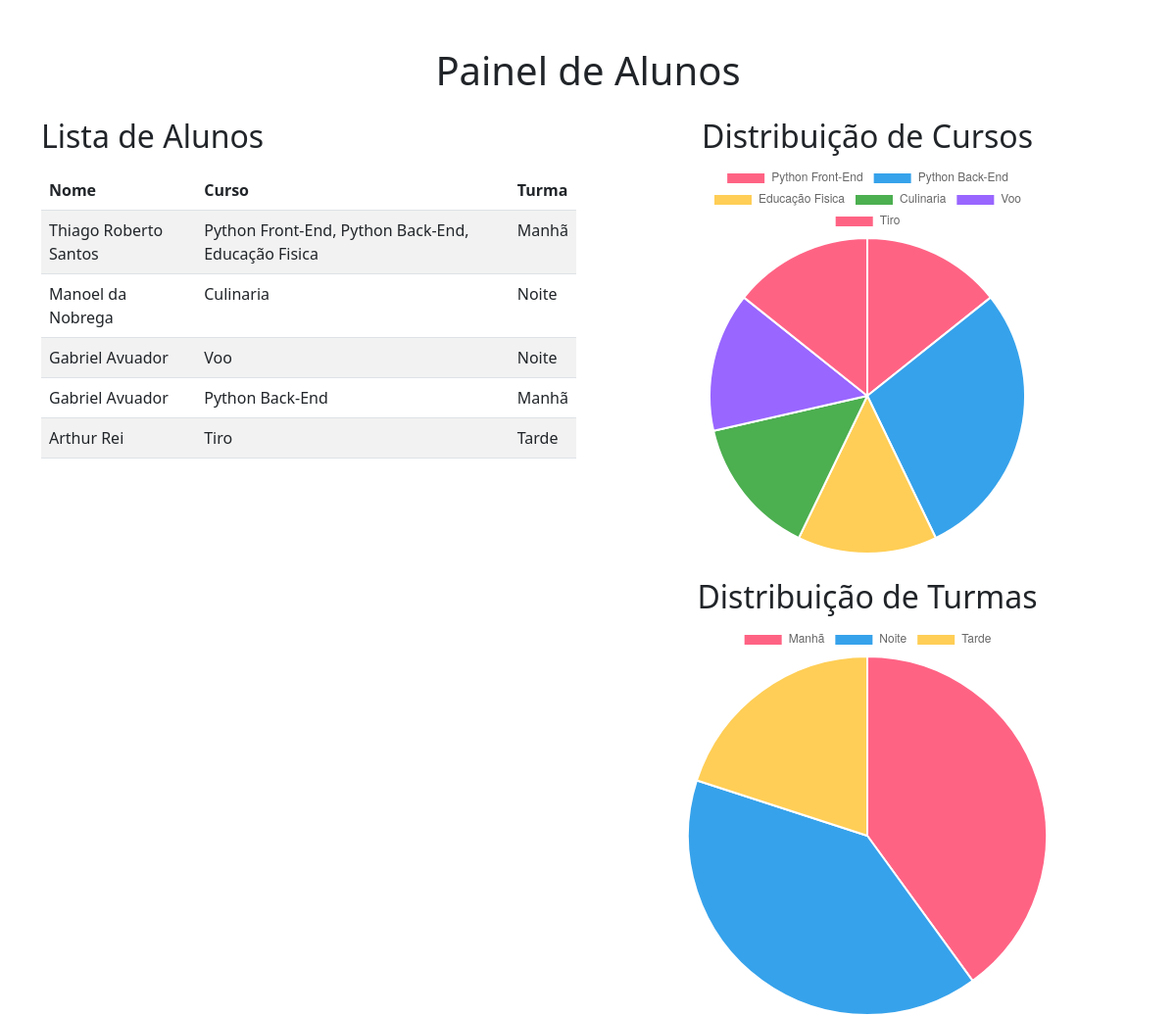
The page / on the database its author committed.
### cadastro/models.py (models this page shows, shortened)
class Aluno(models.Model):
    nome = models.CharField(max_length=100)
    cursos = models.ManyToManyField(Curso, blank=True)  # 🔹 Agora pode ter vários cursos
    turma = models.ForeignKey(Turma, on_delete=models.CASCADE)

class Curso(models.Model):
    nome = models.CharField(max_length=100, unique=True)

class Turma(models.Model):
    nome = models.CharField(max_length=50, unique=True)

### cadastro/views.py (the view)
# urls.py: path('', lista_alunos, name='lista_alunos'),
def lista_alunos(request):
    alunos = Aluno.objects.all()
    cursos_count = Counter()
    turmas_count = Counter()
    for aluno in alunos:
        for curso in aluno.cursos.all():  # Agora considerando múltiplos cursos
            cursos_count[curso.nome] += 1
        turmas_count[aluno.turma.nome] += 1  # Contagem de turmas
    cursos_labels = list(cursos_count.keys())
    cursos_values = list(cursos_count.values())
    turmas_labels = list(turmas_count.keys())
    turmas_values = list(turmas_count.values())
    context = {
        'alunos': alunos,
        'cursos_labels': json.dumps(cursos_labels),
        'cursos_values': json.dumps(cursos_values),
        'turmas_labels': json.dumps(turmas_labels),
        'turmas_values': json.dumps(turmas_values),
    }
    return render(request, 'cadastro/lista_alunos.html', context)

### cadastro/templates/cadastro/lista_alunos.html (shortened to what this page needs)
{% load static %}
<!DOCTYPE html>
<html lang="pt-br">
<head>
    <link rel="stylesheet" href="https://cdn.jsdelivr.net/npm/bootstrap@5.3.0/dist/css/bootstrap.min.css">
</head>
<body>
    <div class="container mt-5">
        <h1 class="mb-4 text-center">Painel de Alunos</h1>
        <div class="row">
            <div class="col-md-6">
                <h2 class="mb-3">Lista de Alunos</h2>
                <table class="table table-striped">
                    <thead>
                        <tr>
                            <th>Nome</th>
                            <th>Curso</th>
                            <th>Turma</th>
                        </tr>
                    </thead>
                    <tbody>
                        {% for aluno in alunos %}
                        <tr>
                            <td>{{ aluno.nome }}</td>
                            <td>
                                {% for curso in aluno.cursos.all %}
                                    {{ curso.nome }}{% if not forloop.last %}, {% endif %}
                                {% empty %}
                                    Nenhum curso cadastrado
                                {% endfor %}
                            </td>
                            <td>{{ aluno.turma.nome }}</td>
                        </tr>
                        {% empty %}
                        <tr>
                            <td colspan="3" class="text-center">Nenhum aluno cadastrado.</td>
                        </tr>
                        {% endfor %}
                    </tbody>
                </table>
            </div>
            <div class="col-md-6 text-center">
                <h2>Distribuição de Cursos</h2>
                <div class="chart-container">
                    <canvas id="graficoCursos"></canvas>
                </div>
                <h2 class="mt-4">Distribuição de Turmas</h2>
                <div class="chart-container">
                    <canvas id="graficoTurmas"></canvas>
                </div>
            </div>
        </div>
    </div>
    <script>
        document.addEventListener("DOMContentLoaded", function () {
            var cursosLabels = JSON.parse('{{ cursos_labels|safe }}');
            var cursosValues = JSON.parse('{{ cursos_values|safe }}');
            var turmasLabels = JSON.parse('{{ turmas_labels|safe }}');
            var turmasValues = JSON.parse('{{ turmas_values|safe }}');
            if (cursosValues.length > 0) {
                var ctxCursos = document.getElementById('graficoCursos').getContext('2d');
                new Chart(ctxCursos, {
                    type: 'pie',
                    data: {
                        labels: cursosLabels,
                        datasets: [{
                            data: cursosValues,
                            backgroundColor: ['#FF6384', '#36A2EB', '#FFCE56', '#4CAF50', '#9966FF']
                        }]
                    }
                });
            } else {
                console.error("Nenhum dado disponível para o gráfico de cursos!");
            }
            if (turmasValues.length > 0) {
                var ctxTurmas = document.getElementById('graficoTurmas').getContext('2d');
                new Chart(ctxTurmas, {
                    type: 'pie',
                    data: {
                        labels: turmasLabels,
                        datasets: [{
                            data: turmasValues,
                            backgroundColor: ['#FF6384', '#36A2EB', '#FFCE56', '#4CAF50', '#9966FF']
                        }]
                    }
                });
            } else {
                console.error("Nenhum dado disponível para o gráfico de turmas!");
            }
        });
    </script>
</body>
</html>

### cadastro/templates/cadastro/lista_alunos.html (style rules this page uses)
.chart-container { width: 90%; max-width: 400px; margin: auto; }

### rows shown on the page
Aluno: nome "Thiago Roberto Santos", turma.nome "Manhã"
Curso: nome "Python Front-End"
Curso: nome "Python Back-End"
Curso: nome "Educação Fisica"
Aluno: nome "Manoel da Nobrega", turma.nome "Noite"
Curso: nome "Culinaria"
Aluno: nome "Gabriel Avuador", turma.nome "Noite"
Curso: nome "Voo"
Aluno: nome "Gabriel Avuador", turma.nome "Manhã"
Aluno: nome "Arthur Rei", turma.nome "Tarde"
Curso: nome "Tiro"

### other values the page prints
chart data {{ cursos_values|safe }} [1, 2, 1, 1, 1, 1]
chart data {{ turmas_values|safe }} [2, 2, 1]
